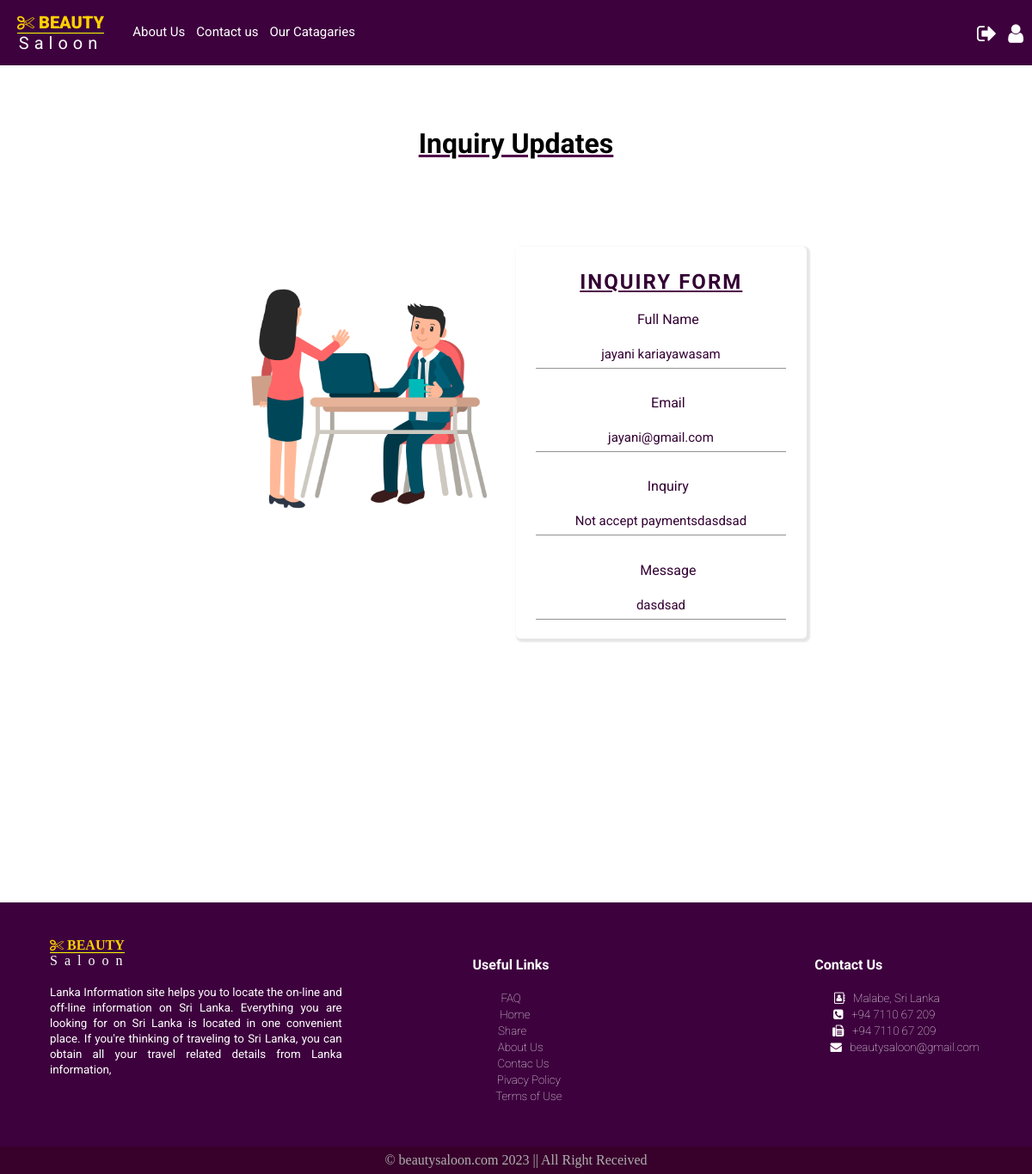
Screenshot of /contactusCASHR.php with the database file from the repository.
### tables this page shows
CREATE TABLE `inquiry` (
  `id` int(11) NOT NULL,
  `name` varchar(1000) NOT NULL,
  `email` varchar(1000) NOT NULL,
  `Inquiry` varchar(1000) NOT NULL,
  `Message` varchar(1000) NOT NULL,
  `username` varchar(1000) NOT NULL,
  `timetamp` timestamp NOT NULL DEFAULT current_timestamp()
);

### contactusCASHR.php (the view, shortened to what this page needs)
<!DOCTYPE html>
<html>
<head>
    <link rel="stylesheet" href="./css/noneAdminNav.css">
    <link rel="stylesheet" href="./css/common.css">
    <link rel="stylesheet" href="./css/form.css">
    <link rel="stylesheet" href="./css/home.css">
    <link rel="stylesheet" href="https://cdnjs.cloudflare.com/ajax/libs/font-awesome/4.7.0/css/font-awesome.min.css">
</head>
<body>
    <?php include 'cashiereNavBar.php' ?>
    <h1 class="default-font mt-5 text-decoration-underline" style="text-align: center;padding-top:1%;">Inquiry  Updates</h1>
    <table style="width: 100%; padding:0% 0% 10% 0%;" class="text-center">
        <tr>
            <td style="width: 20%;">
            </td>
            <td style="width: 60%;">
                <?php
                include './action/dbConnection.php';
                $sql = "select * from inquiry";
                $result = $conn->query($sql);
                if ($result->num_rows > 0) {
                    while ($row = $result->fetch_assoc()) {
                ?>
                         <div class="div-table-form" style="padding-top: 10%; padding-bottom: 5%;">
        <div class="div-table-row">
            <div class="div-table-col-form">
                <img class="mt-6" src="./img/contactUs.png" width="95%" />
            </div>
            <div class="div-table-col-form">
                <div class="form-style default-font">
                    <h2 class="text-uppercase text-spacing text-center text-decoration-underline">
                        Inquiry Form
                    </h2>
                    <form action="./action/contactUs.php" method="POST">
                        <div style="padding-left: 5%;">
                            <p class="text-capitalize" style="margin: 0%;">
                                Full Name
                            </p>
                            <p class="txtBox"> <?php echo $row["name"]; ?> </p>
                            <p class="text-capitalize" style="margin: 0%; padding-top:5%;">
                                Email <span id="emailR" class="text-red validation-text"></span>
                            </p>
                            <p class="txtBox"> <?php echo $row["email"]; ?> </p>
                            <p class="text-capitalize" style="margin: 0%; padding-top:5%;">
                                Inquiry
                            </p>
                            <p class="txtBox"> <?php echo $row["Inquiry"]; ?> </p>
                            <p class="text-capitalize" style="margin: 0%; padding-top:5%;">
                                Message
                            </p>
                            <p class="txtBox"> <?php echo $row["Message"]; ?> </p>
                        </div>
                    </form>
                </div>
            </div>
        </div>
    </div>
                <?php
                    }
                } else {
                }
                ?>
                <br /><br /><br /><br /><br /><br /><br />
            </td>
            <td style="width: 20%;">
            </td>
        </tr>
    </table>
    <?php include 'footer.php' ?>
</body>
</html>

### css/noneAdminNav.css (style rules this page uses)
.default-font { font-family: 'Roboto', sans-serif; }
body { margin: 0; }

### css/common.css (style rules this page uses)
.text-center { text-align: center; }
.text-uppercase { text-transform: uppercase; }
.text-spacing { letter-spacing: 2px; }
.mt-5 { margin-top: 5%; }
.mt-6 { margin-top: 6%; }
.text-decoration-underline { text-decoration: underline; text-decoration-color: rgb(80, 5, 74); }
.form-style { background-color: #330033; border-radius: 5px; color: white; border: 2px solid #330033; box-shadow: 2px 3px 5px #979797; }
.text-capitalize { text-transform: capitalize; }
.txtBox { width: 90%; padding: 7px; border: none; border-bottom: 1px solid rgb(146, 146, 146); font-size: 15px; }

### css/form.css (style rules this page uses)
.div-table-form { display: table; width: 100%; border-spacing: 5px; }
.div-table-col-form { float: left; display: table-column; width: 50%; }

### css/home.css (style rules this page uses)
.div-table-row { display: table-row; width: 100%; clear: both; }

### contactusCASHR.php (style rules this page uses)
.form-style { margin-right: 4%; padding: 2%; color: #330033; border-radius: 5px; background-color: white; border: none; box-shadow: 2px 2px 2px 2px #e6e6e6; }

### rows the page displays
inquiry: name "jayani kariayawasam", email "jayani@gmail.com", Inquiry "Not accept paymentsdasdsad", Message "dasdsad"
